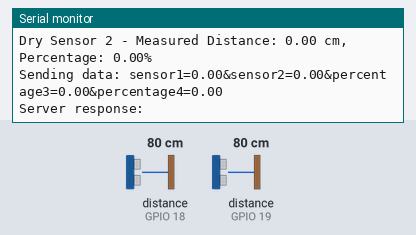
The sketch below on a simulated ESP32. On the bench: the last lines printed to the serial monitor. Wiring (inferred from the names in the program): 2 × ultrasonic range finder: trigger GPIO 5, echo GPIO 18 / trigger GPIO 23, echo GPIO 19. The test bench sets the inputs (shaded band); at power-on: distance to the obstacle (sensors on GPIO 18, GPIO 19) 80 cm. The echo pulse lasts 58.3 µs per cm; WiFi joins after 1.5 s; servers stay silent unless stated; uploads are accepted with an empty reply.

Above: at 3.2 s.
3.3 s: distance to the obstacle (sensor on GPIO 18) set to 2 cm
10.9 s: distance to the obstacle (sensor on GPIO 19) set to 2 cm
At 12.39 s:
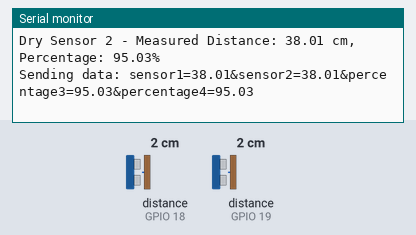
18.5 s: distance to the obstacle (sensor on GPIO 18) set to 4 cm
At 23.4 s:
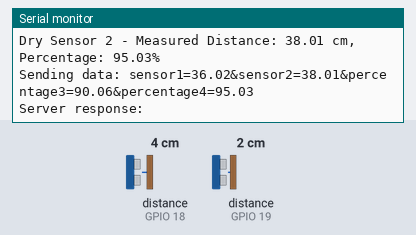
26.1 s: distance to the obstacle (sensor on GPIO 19) set to 4 cm
At 34.2 s:
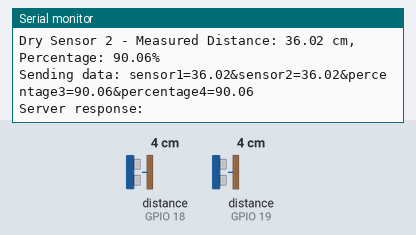
Timing chart, 0 to 34.7 s (numbered marks = the images above; inputs shaded):
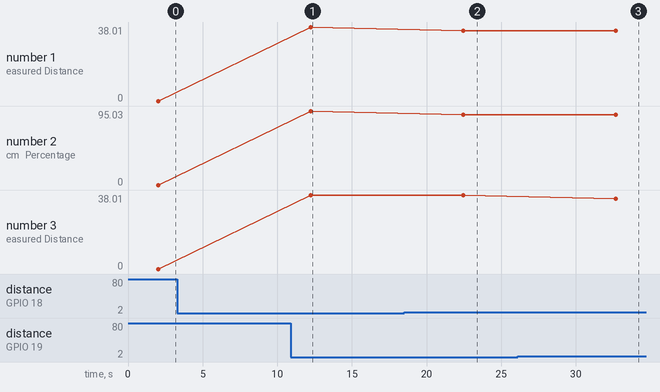

Measured:
- after the input at 10.9 s, the serial monitor: prints a new line after 1.3 s (image 1)
- after the input at 18.5 s, the serial monitor: prints a new line after 3.9 s (image 2)
- after the input at 26.1 s, the serial monitor: prints a new line after 6.6 s (image 3)
- plotted number 1: 38.01 → 36.02 after the input at 18.5 s
- plotted number 2: 95.03 → 90.06 after the input at 18.5 s

The sketch:

Database.ino
```cpp
#include <WiFi.h>
#include <HTTPClient.h>

/* CONSTANTS FOR HC-SR04 SENSORS */
#define TRIG_PIN1 5  // Trigger Pin for Sensor 1
#define ECHO_PIN1 18 // Echo Pin for Sensor 1
#define TRIG_PIN2 23 // Trigger Pin for Sensor 2
#define ECHO_PIN2 19 // Echo Pin for Sensor 2

/* WiFi Configuration */
#define WIFI_SSID "Alia"
#define WIFI_PASSWORD "12345678"

/* Server Configuration */
const char* serverUrl = "http://192.168.66.76/makersgroup/sensor.php";

String sendval1, sendval2, sendval3, sendval4, postData;

void checkWiFiConnection() {
  while (WiFi.status() != WL_CONNECTED) {
    Serial.println("Connecting to Wi-Fi...");
    delay(1000);
  }
  Serial.println("Connected to Wi-Fi");
  Serial.print("IP Address: ");
  Serial.println(WiFi.localIP());
}

float measureDistance(uint8_t trigPin, uint8_t echoPin) {
  digitalWrite(trigPin, LOW);
  delayMicroseconds(2);
  digitalWrite(trigPin, HIGH);
  delayMicroseconds(10);
  digitalWrite(trigPin, LOW);

  long duration = pulseIn(echoPin, HIGH);
  float distance = (duration * 0.034) / 2; // Convert time to distance in cm

  // Handle invalid readings
  if (distance > 40) {
    distance = 0; // Cap the distance to 0 cm if it exceeds
  } else {
    distance = 40 - distance; // Adjust distance based on the new formula
  }

  return distance;
}

void setup() {
  Serial.begin(115200);
  Serial.println("Communication Started\n");

  /* WiFi Initialization */
  WiFi.mode(WIFI_STA);
  WiFi.begin(WIFI_SSID, WIFI_PASSWORD);
  checkWiFiConnection();

  /* HC-SR04 Initialization */
  pinMode(TRIG_PIN1, OUTPUT);
  pinMode(ECHO_PIN1, INPUT);
  pinMode(TRIG_PIN2, OUTPUT);
  pinMode(ECHO_PIN2, INPUT);
}

void loop() {
  /* Ensure WiFi Connection */
  checkWiFiConnection();

  /* Measure Distance with HC-SR04 */
  float distance1 = measureDistance(TRIG_PIN1, ECHO_PIN1);
  float distance2 = measureDistance(TRIG_PIN2, ECHO_PIN2);

  /* Calculate Percentages */
  float percentage3 = (distance1 * 100) / 40;
  float percentage4 = (distance2 * 100) / 40;

  sendval1 = String(distance1); // Convert distance1 to a string
  sendval2 = String(distance2); // Convert distance2 to a string
  sendval3 = String(percentage3, 2); // Convert percentage3 to a string with 2 decimal places
  sendval4 = String(percentage4, 2); // Convert percentage4 to a string with 2 decimal places

  /* Display Measurements */
  Serial.printf("Wet Sensor - Measured Distance: %.2f cm, Percentage: %.2f%%\n", distance1, percentage3);
  Serial.printf("Dry Sensor 2 - Measured Distance: %.2f cm, Percentage: %.2f%%\n", distance2, percentage4);

  /* Prepare POST Data */
  postData = "sensor1=" + sendval1 + "&sensor2=" + sendval2 + "&percentage3=" + sendval3 + "&percentage4=" + sendval4;
  Serial.print("Sending data: ");
  Serial.println(postData);

  /* Send Data to Server */
  WiFiClient client;
  HTTPClient http;
  http.begin(client, serverUrl);
  http.addHeader("Content-Type", "application/x-www-form-urlencoded");

  int httpCode = http.POST(postData);

  /* Handle Server Response */
  if (httpCode == HTTP_CODE_OK) {
    String response = http.getString();

    // Replace `<br>` tags with newlines for better formatting
    response.replace("<br>", "\n");

    Serial.println("Server response: ");
    Serial.println(response); // Print response with newlines
  } else {
    Serial.print("HTTP POST request failed with error code: ");
    Serial.println(httpCode);

    if (httpCode == HTTPC_ERROR_CONNECTION_REFUSED) {
      Serial.println("Connection refused by the server.");
    } else if (httpCode == HTTP_CODE_NOT_FOUND) {
      Serial.println("Server resource not found.");
    } else {
      Serial.println("Unknown error occurred.");
    }
  }

  http.end();
  delay(10000); // Wait 10 seconds before the next reading
}
```
